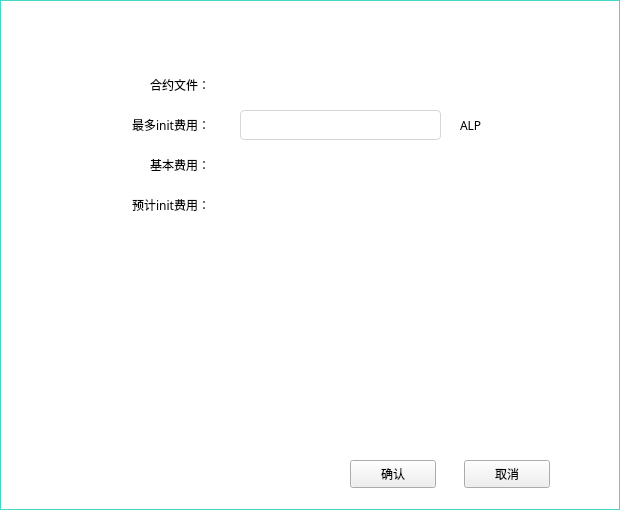
<?xml version="1.0" encoding="UTF-8"?>
<ui version="4.0">
 <class>RegisterContractDialog</class>
 <widget class="QDialog" name="RegisterContractDialog">
  <property name="geometry">
   <rect>
    <x>0</x>
    <y>0</y>
    <width>620</width>
    <height>510</height>
   </rect>
  </property>
  <property name="font">
   <font>
    <family>微软雅黑</family>
   </font>
  </property>
  <property name="windowTitle">
   <string>Dialog</string>
  </property>
  <property name="styleSheet">
   <string notr="true">#RegisterContractDialog{border:1px solid rgb(68,217,199);background-color:white;}
QLineEdit{border:1px solid rgb(214,214,214);border-radius:4px;padding: 0px 8px 0px 8px;font: 12px &quot;微软雅黑&quot;;}
QLabel{font: 12px &quot;微软雅黑&quot;;}</string>
  </property>
  <widget class="QLabel" name="label">
   <property name="geometry">
    <rect>
     <x>50</x>
     <y>70</y>
     <width>160</width>
     <height>30</height>
    </rect>
   </property>
   <property name="text">
    <string>合约文件：</string>
   </property>
   <property name="alignment">
    <set>Qt::AlignRight|Qt::AlignTrailing|Qt::AlignVCenter</set>
   </property>
  </widget>
  <widget class="QLabel" name="label_2">
   <property name="geometry">
    <rect>
     <x>50</x>
     <y>110</y>
     <width>160</width>
     <height>30</height>
    </rect>
   </property>
   <property name="text">
    <string>最多init费用：</string>
   </property>
   <property name="alignment">
    <set>Qt::AlignRight|Qt::AlignTrailing|Qt::AlignVCenter</set>
   </property>
  </widget>
  <widget class="QLabel" name="label_3">
   <property name="geometry">
    <rect>
     <x>50</x>
     <y>150</y>
     <width>160</width>
     <height>30</height>
    </rect>
   </property>
   <property name="text">
    <string>基本费用：</string>
   </property>
   <property name="alignment">
    <set>Qt::AlignRight|Qt::AlignTrailing|Qt::AlignVCenter</set>
   </property>
  </widget>
  <widget class="QToolButton" name="okBtn">
   <property name="geometry">
    <rect>
     <x>350</x>
     <y>460</y>
     <width>86</width>
     <height>28</height>
    </rect>
   </property>
   <property name="styleSheet">
    <string notr="true">font: 9pt &quot;微软雅黑&quot;;</string>
   </property>
   <property name="text">
    <string>确认</string>
   </property>
  </widget>
  <widget class="QToolButton" name="cancelBtn">
   <property name="geometry">
    <rect>
     <x>464</x>
     <y>460</y>
     <width>86</width>
     <height>28</height>
    </rect>
   </property>
   <property name="styleSheet">
    <string notr="true">font: 9pt &quot;微软雅黑&quot;;</string>
   </property>
   <property name="text">
    <string>取消</string>
   </property>
  </widget>
  <widget class="QLabel" name="pathLabel">
   <property name="geometry">
    <rect>
     <x>240</x>
     <y>70</y>
     <width>281</width>
     <height>30</height>
    </rect>
   </property>
   <property name="text">
    <string/>
   </property>
   <property name="textInteractionFlags">
    <set>Qt::LinksAccessibleByMouse|Qt::TextSelectableByMouse</set>
   </property>
  </widget>
  <widget class="QLineEdit" name="initCostLineEdit">
   <property name="geometry">
    <rect>
     <x>240</x>
     <y>110</y>
     <width>201</width>
     <height>30</height>
    </rect>
   </property>
  </widget>
  <widget class="QLabel" name="baseCostLabel">
   <property name="geometry">
    <rect>
     <x>240</x>
     <y>150</y>
     <width>281</width>
     <height>30</height>
    </rect>
   </property>
   <property name="text">
    <string/>
   </property>
   <property name="textInteractionFlags">
    <set>Qt::LinksAccessibleByMouse|Qt::TextSelectableByMouse</set>
   </property>
  </widget>
  <widget class="QLabel" name="label_5">
   <property name="geometry">
    <rect>
     <x>460</x>
     <y>110</y>
     <width>41</width>
     <height>30</height>
    </rect>
   </property>
   <property name="text">
    <string>ALP</string>
   </property>
   <property name="alignment">
    <set>Qt::AlignLeading|Qt::AlignLeft|Qt::AlignVCenter</set>
   </property>
  </widget>
  <widget class="QLabel" name="label_6">
   <property name="geometry">
    <rect>
     <x>50</x>
     <y>190</y>
     <width>160</width>
     <height>30</height>
    </rect>
   </property>
   <property name="text">
    <string>预计init费用：</string>
   </property>
   <property name="alignment">
    <set>Qt::AlignRight|Qt::AlignTrailing|Qt::AlignVCenter</set>
   </property>
  </widget>
  <widget class="QLabel" name="expectedCostLabel">
   <property name="geometry">
    <rect>
     <x>240</x>
     <y>190</y>
     <width>281</width>
     <height>30</height>
    </rect>
   </property>
   <property name="text">
    <string/>
   </property>
   <property name="textInteractionFlags">
    <set>Qt::LinksAccessibleByMouse|Qt::TextSelectableByMouse</set>
   </property>
  </widget>
  <widget class="QLabel" name="label_4">
   <property name="geometry">
    <rect>
     <x>20</x>
     <y>5</y>
     <width>81</width>
     <height>30</height>
    </rect>
   </property>
   <property name="font">
    <font>
     <family>微软雅黑</family>
     <pointsize>-1</pointsize>
     <weight>50</weight>
     <italic>false</italic>
     <bold>false</bold>
    </font>
   </property>
   <property name="styleSheet">
    <string notr="true">font: 14px &quot;微软雅黑&quot;;
color: rgb(255, 255, 255);</string>
   </property>
   <property name="text">
    <string>注册合约</string>
   </property>
  </widget>
  <widget class="QToolButton" name="closeBtn">
   <property name="geometry">
    <rect>
     <x>589</x>
     <y>12</y>
     <width>16</width>
     <height>16</height>
    </rect>
   </property>
   <property name="font">
    <font>
     <family>微软雅黑</family>
    </font>
   </property>
   <property name="cursor">
    <cursorShape>PointingHandCursor</cursorShape>
   </property>
   <property name="styleSheet">
    <string notr="true">QToolButton{background-image:url(:pic2/close5.png);background-repeat: repeat-xy;background-position: center;background-attachment: fixed;background-clip: padding;border-style: flat;}</string>
   </property>
   <property name="text">
    <string/>
   </property>
  </widget>
 </widget>
 <resources/>
 <connections/>
</ui>
